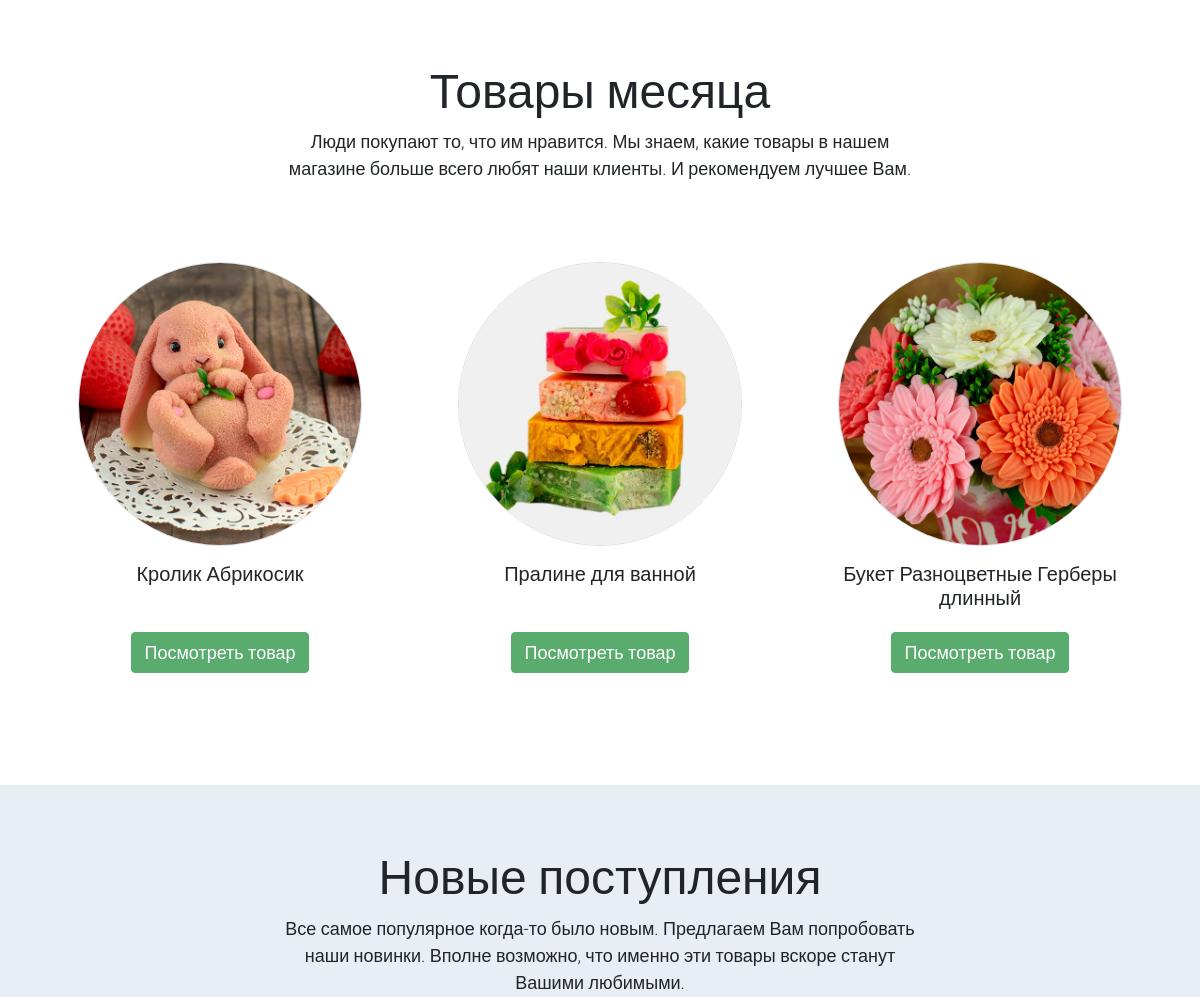
/ (middle part), run on an earlier commit of the app's database.
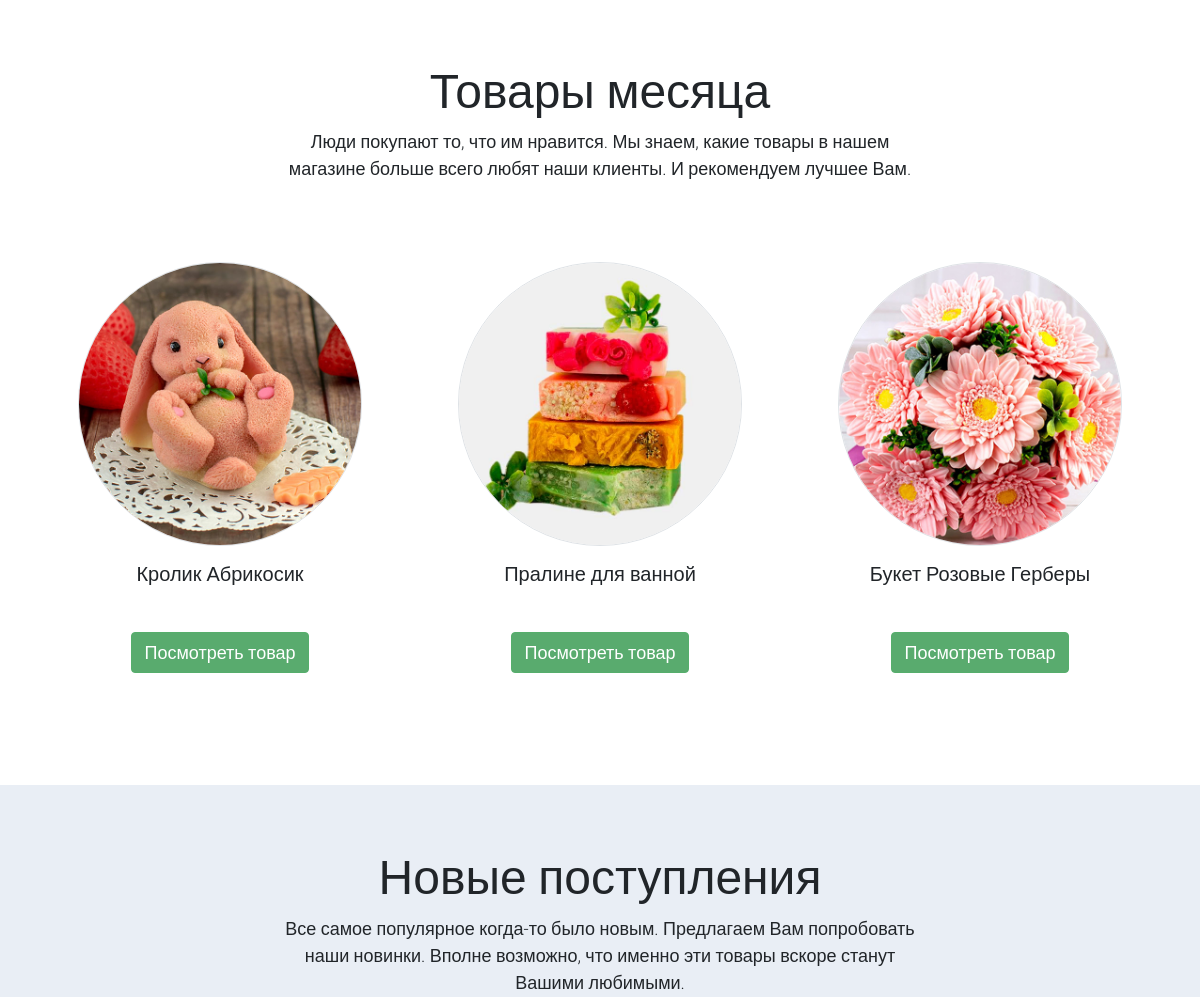
And on a later commit of the database.
### product/models.py (models this page shows, shortened)
class Product(models.Model):
    name = models.CharField(max_length=128, verbose_name=u'Название')  # Название товара
    category = models.ForeignKey(Category, on_delete=models.PROTECT,
                                 verbose_name=u'Категория')  # К какой категории относится товар
    alias = models.CharField(max_length=64, blank=False, unique=True, default='!!!', verbose_name=u'Псевдоним')  # Псевдоним поля
    holiday = models.ManyToManyField(Holiday, default='1', blank=False,
                                 verbose_name=u'Праздник')  # К какому празднику подходит товар
    description = models.TextField(blank=True, verbose_name=u'Описание')  # Описание товара
    price = models.IntegerField(default=0, verbose_name=u'Цена')  # Цена за единицу
    quantity = models.IntegerField(default=0, verbose_name=u'Остаток')  # Остаток на складе
    popular = models.IntegerField(default=0, verbose_name=u'Популярность')  # Популярность товара
    discount = models.IntegerField(default=0, verbose_name=u'Скидка')  # Скидка (сумма скидки, не %)
    active = models.BooleanField(default=True, verbose_name=u'Активен')  # Товар Активен
    article = models.CharField(max_length=8,
                               blank=True, default=None,
                               verbose_name=u'Артикль')  # Артикль (получается с применением префикса PRODUCT_PREFIX)
    class Meta:
        verbose_name = 'Товар'
        verbose_name_plural = 'Товары'
    @property
    def actual_price(self):
        return self.price - self.discount if self.active else 0

### shop/views.py (the view)
# urls.py: path('', index, name='index'),
def index(request):
    request.session['return'] = 'index'  # Запоминаем последнюю страницу
    products_favorite = Product.objects.all().order_by('popular')[:3]  # Самые популярные товары
    products_favorite = select_main_photo(products_favorite)  # В свойстве photo теперь главная фотография
    products_new = Product.objects.all().order_by('-id')[:3]  # Самые новые товары
    products_new = select_main_photo(products_new)  # В свойстве photo теперь главная фотография
    for p in products_new:
        p.description = p.description.split('\n')[0]
    startdate = datetime.datetime.today()
    enddate = startdate + datetime.timedelta(days=30)
    holidays = Holiday.objects.filter(date__range=[startdate, enddate]).order_by('date')
    return render(request, 'index.html', locals())

### profile/templatetags/user_tags.py (called while the page is built)
@register.simple_tag(takes_context=True)
def basket_count(context):
    request = context['request']
    try:
        if request.user.is_authenticated:
            basket = Profile.objects.get(user=request.user).basket
        else:
            if 'basket' in request.session:
                basket = request.session['basket']
            else:
                return ''
        if not isinstance(basket, dict):
            basket = eval(basket)
    except:
        return ''
    q = sum(x for x in basket.values())
    return q if q else ''

### shop/views.py (called while the page is built)
def select_main_photo(products):
    for product in products:
        photo = ProductImage.objects.filter(product_id=product.id, active=True,
                                            main=True)  # Выбираем главную фотографию для товара
        product.photo = settings.NO_PHOTO
        if len(photo):
            product.photo = photo[0].image.url
    return products

### templates/index.html (shortened to what this page needs)
{% extends 'base.html' %}
{% load static %}
{% block content %}
    <section class="container py-5">
        <div class="row text-center pt-3">
            <div class="col-lg-7 m-auto">
                <h1 class="h1">Товары месяца</h1>
                <p>
                    Люди покупают то, что им нравится.
                    Мы знаем, какие товары в нашем магазине больше всего любят наши клиенты. И рекомендуем лучшее Вам.
                </p>
            </div>
        </div>
        <div class="row">
            {% for product in products_favorite %}
            <div class="col-12 col-md-4 p-5 mt-3">
                <a href="{% url 'shop-single' product.alias %}"><img src="{{ product.photo }}" class="rounded-circle img-fluid border"></a>
                <div style="height: 3em;" class="text-center mt-3 mb-3"><h5>{{ product.name }}</h5></div>
                <p class="text-center"><a class="btn btn-success" href="{% url 'shop-single' product.alias %}">
                Посмотреть товар</a></p>
            </div>
            {% endfor %}
        </div>
    </section>
    <section class="bg-light">
        <div class="container py-5">
            <div class="row text-center py-3">
                <div class="col-lg-7 m-auto">
                    <h1 class="h1">Новые поступления</h1>
                    <p>
                        Все самое популярное когда-то было новым. Предлагаем Вам попробовать наши новинки.
                        Вполне возможно, что именно эти товары вскоре станут Вашими любимыми.
                    </p>
                </div>
            </div>
        </div>
    </section>
{% endblock content %}

What changed in the data, as far as the page shows it:
no longer on this page (row edited): Product: shows a picture, name "Букет Разноцветные Герберы длинный"
now on this page (row unchanged): Product: shows a picture, name "Букет Розовые Герберы"
